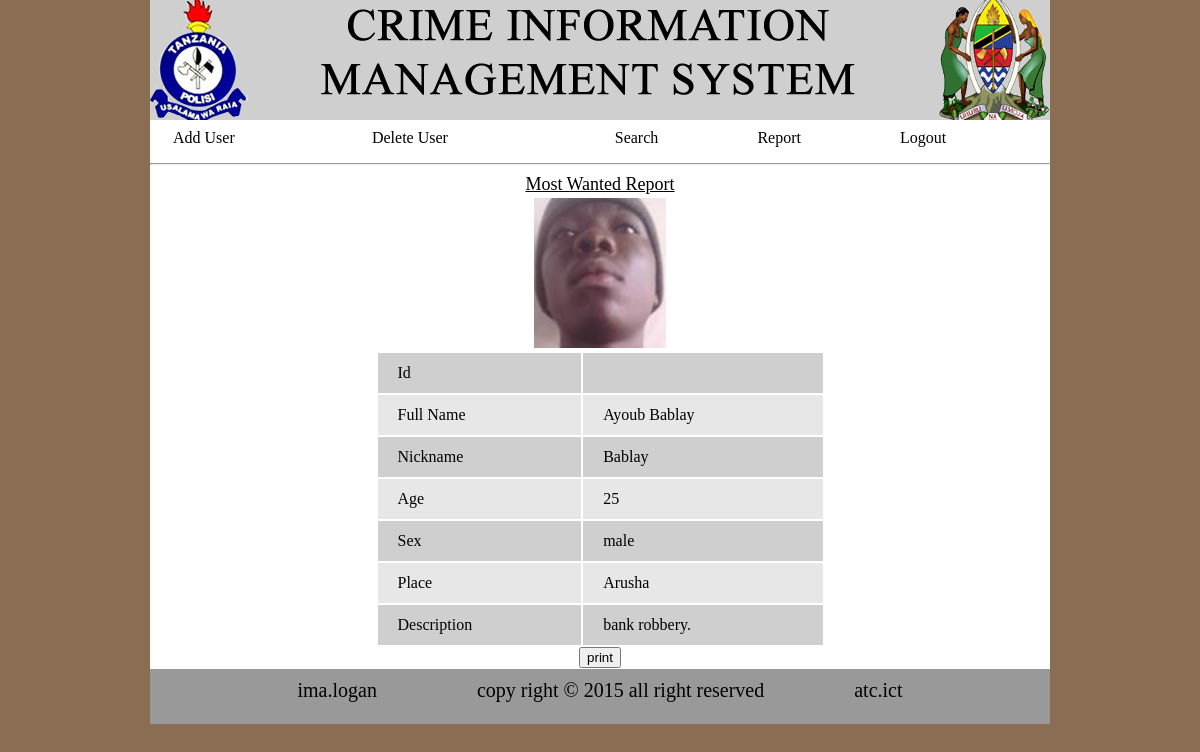
The app's page /admin/viewMostWantedReport.php?id=Ayoub Bablay (signed in) with its own data.
### tables this page shows
CREATE TABLE IF NOT EXISTS `wanted` (
  `id` int(11) NOT NULL auto_increment,
  `name` varchar(50) NOT NULL,
  `nickname` varchar(50) NOT NULL,
  `sex` text NOT NULL,
  `age` int(11) NOT NULL,
  `date` date NOT NULL,
  `location` varchar(100) NOT NULL,
  `description` text NOT NULL,
  `image` varchar(900) NOT NULL,
  PRIMARY KEY  (`id`)
);

### admin/viewMostWantedReport.php (the view, shortened to what this page needs)
<html>
<head>
<link rel="stylesheet" type="text/css" href="style.css">
</head>
<body>
      <div class="wrapper">
            <div class="header"> <img src="image/Logo.png" height="120px" width="900px">
            </div>
            <div class="content21">
                  <div class="menu">
                        <table class="table">
                              <tr>
                                    <td><a href="add.php">Add User</a></td>
                                    <td><a href="delete.php">Delete User</a></td>
                                    <td><a href="search.php">Search</a></td>
                                    <td><a href="report.php">Report</a></td>
                                    <td><a href="logout.php">Logout</a></td>
                              </tr>
                        </table>
            </div><hr>
            <div class="area1">
            <center><u>Most Wanted Report</u>
            <table  >
                  <?php
                   $idd=$_GET['id'];
                    $query=mysql_query("SELECT * FROM `wanted` WHERE  `name`='$idd'");
                   $query_run=mysql_fetch_array($query);
                    $photo1=$query_run['image'];
                    echo"<tr><td><img src='../upload/".$photo1."' id='tb'></td></tr>";
                  ?>
             </table>
             <table class="t">
                  <?php
                   $idd=$_GET['id'];
                   $query=mysql_query("SELECT * FROM `wanted` WHERE  `name`='$idd'");
                   $query_run=mysql_fetch_array($query);
                   $ido=$query_run['IDno'];
                   $name=$query_run['name'];
                   $nickname=$query_run['nickname'];
                   $age=$query_run['age'];
                   $sex=$query_run['sex'];
                   $place=$query_run['location'];
                   $Descr=$query_run['description'];
                               echo "<tr style='background-color:#CFCFCF'>
                              <td>Id</td>
                                    <td>$ido</td>
                              </tr>
                              <tr style='background-color:#E7E7E7'>
                              <td>Full Name</td>
                                    <td>$name</td>
                              </tr>
                              <tr style='background-color:#CFCFCF'>
                              <td>Nickname</td>
                                    <td>$nickname</td>
                              </tr>
                              <tr style='background-color:#E7E7E7'>
                              <td>Age</td>
                                    <td>$age</td>
                              </tr>
                              <tr style='background-color:#CFCFCF'>
                              <td>Sex</td>
                                    <td>$sex</td>
                              </tr>
                              <tr style='background-color:#E7E7E7'>
                              <td>Place</td>
                                    <td>$place</td>
                              </tr>
                              <tr style='background-color:#CFCFCF'>
                              <td>Description</td>
                                    <td>$Descr</td>
                              </tr>";
                  ?>
                   </table>
                   <button onclick="window.print()" class="print">print</button>
                 </center>
            </div>
        </div>
            <div class="footer">ima.logan &nbsp;&nbsp;&nbsp;&nbsp;&nbsp;&nbsp;&nbsp;&nbsp;&nbsp;&nbsp;
                  &nbsp;&nbsp;&nbsp;&nbsp;&nbsp;&nbsp;&nbsp;&nbsp;copy right &copy 2015 all right reserved&nbsp;&nbsp;&nbsp;&nbsp;&nbsp;&nbsp;&nbsp;&nbsp;&nbsp;&nbsp;&nbsp;&nbsp;&nbsp;&nbsp;&nbsp;&nbsp;&nbsp;&nbsp;atc.ict
            </div>
      </div>
</body>
</html>

### admin/style.css (style rules this page uses)
body { background-color:#8A6E53; margin: 0; background-repeat: no-repeat; }
.wrapper { height: auto; width: 900px; margin: 0 auto; background-color: white; }
.header { color: #FFFFFF; background-color: #999999; height: 120px; text-align: center; font-size: 30px; }
.footer { background-color: #999999; width: 100%; height: 45px; color: black; text-align: center; font-size: 20px; padding-top: 10px; }
.menu { padding-left: 10px auto; height: 35px; }
.area1 { color: black; text-align: center; font-size: 18px; padding: 1px; }
#tb { height: 150px; width: 100%; }
.table { height: 35px; width: 100%; padding-left: 20px; }
a { color: black; text-decoration: none; }
.t { width: 50%; height: auto; }
.t tr { height: 40px; }
.t tr td { padding-left: 20px; border-spacing: 0px; }
.content21 { height: auto; }

### records on screen
wanted: image (picture), name "Ayoub Bablay", nickname "Bablay", age "25", sex "male", location "Arusha", description "bank robbery."
